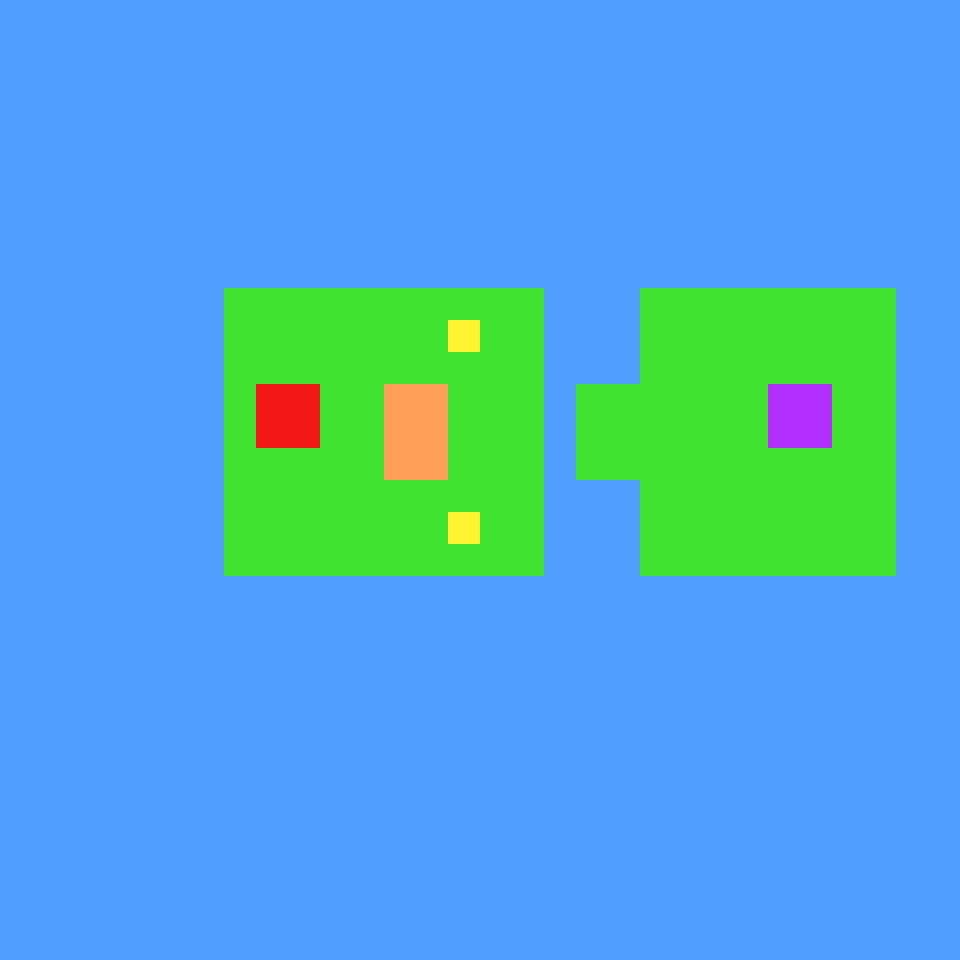

A 2D game scene composited from a Tiled map and its tileset images. What follows is a short description and the map's XML, with every tile layer's data as written:
An orthogonal 30x30 tile map with 32x32 px tiles, 1 tile layer (Tile Layer 1) and 8 objects (3x floor, 2x coin, wall, start, end).

<map version="1.0" orientation="orthogonal" renderorder="right-down" width="30" height="30" tilewidth="32" tileheight="32" nextobjectid="13">
 <tileset firstgid="1" name="block_tileset" tilewidth="32" tileheight="32" tilecount="9" columns="3">
  <image source="../../images/block_tileset.png" width="96" height="96" />
 </tileset>
 <layer name="Tile Layer 1" width="30" height="30">
  <data encoding="csv">
1,1,1,1,1,1,1,1,1,1,1,1,1,1,1,1,1,1,1,1,1,1,1,1,1,1,1,1,1,1,
1,1,1,1,1,1,1,1,1,1,1,1,1,1,1,1,1,1,1,1,1,1,1,1,1,1,1,1,1,1,
1,1,1,1,1,1,1,1,1,1,1,1,1,1,1,1,1,1,1,1,1,1,1,1,1,1,1,1,1,1,
1,1,1,1,1,1,1,1,1,1,1,1,1,1,1,1,1,1,1,1,1,1,1,1,1,1,1,1,1,1,
1,1,1,1,1,1,1,1,1,1,1,1,1,1,1,1,1,1,1,1,1,1,1,1,1,1,1,1,1,1,
1,1,1,1,1,1,1,1,1,1,1,1,1,1,1,1,1,1,1,1,1,1,1,1,1,1,1,1,1,1,
1,1,1,1,1,1,1,1,1,1,1,1,1,1,1,1,1,1,1,1,1,1,1,1,1,1,1,1,1,1,
1,1,1,1,1,1,1,1,1,1,1,1,1,1,1,1,1,1,1,1,1,1,1,1,1,1,1,1,1,1,
1,1,1,1,1,1,1,1,1,1,1,1,1,1,1,1,1,1,1,1,1,1,1,1,1,1,1,1,1,1,
1,1,1,1,1,1,1,3,3,3,3,3,3,3,3,3,3,1,1,1,3,3,3,3,3,3,3,3,1,1,
1,1,1,1,1,1,1,3,3,3,3,3,3,3,4,3,3,1,1,1,3,3,3,3,3,3,3,3,1,1,
1,1,1,1,1,1,1,3,3,3,3,3,3,3,3,3,3,1,1,1,3,3,3,3,3,3,3,3,1,1,
1,1,1,1,1,1,1,3,2,2,3,3,5,5,3,3,3,1,3,3,3,3,3,3,6,6,3,3,1,1,
1,1,1,1,1,1,1,3,2,2,3,3,5,5,3,3,3,1,3,3,3,3,3,3,6,6,3,3,1,1,
1,1,1,1,1,1,1,3,3,3,3,3,5,5,3,3,3,1,3,3,3,3,3,3,3,3,3,3,1,1,
1,1,1,1,1,1,1,3,3,3,3,3,3,3,3,3,3,1,1,1,3,3,3,3,3,3,3,3,1,1,
1,1,1,1,1,1,1,3,3,3,3,3,3,3,4,3,3,1,1,1,3,3,3,3,3,3,3,3,1,1,
1,1,1,1,1,1,1,3,3,3,3,3,3,3,3,3,3,1,1,1,3,3,3,3,3,3,3,3,1,1,
1,1,1,1,1,1,1,1,1,1,1,1,1,1,1,1,1,1,1,1,1,1,1,1,1,1,1,1,1,1,
1,1,1,1,1,1,1,1,1,1,1,1,1,1,1,1,1,1,1,1,1,1,1,1,1,1,1,1,1,1,
1,1,1,1,1,1,1,1,1,1,1,1,1,1,1,1,1,1,1,1,1,1,1,1,1,1,1,1,1,1,
1,1,1,1,1,1,1,1,1,1,1,1,1,1,1,1,1,1,1,1,1,1,1,1,1,1,1,1,1,1,
1,1,1,1,1,1,1,1,1,1,1,1,1,1,1,1,1,1,1,1,1,1,1,1,1,1,1,1,1,1,
1,1,1,1,1,1,1,1,1,1,1,1,1,1,1,1,1,1,1,1,1,1,1,1,1,1,1,1,1,1,
1,1,1,1,1,1,1,1,1,1,1,1,1,1,1,1,1,1,1,1,1,1,1,1,1,1,1,1,1,1,
1,1,1,1,1,1,1,1,1,1,1,1,1,1,1,1,1,1,1,1,1,1,1,1,1,1,1,1,1,1,
1,1,1,1,1,1,1,1,1,1,1,1,1,1,1,1,1,1,1,1,1,1,1,1,1,1,1,1,1,1,
1,1,1,1,1,1,1,1,1,1,1,1,1,1,1,1,1,1,1,1,1,1,1,1,1,1,1,1,1,1,
1,1,1,1,1,1,1,1,1,1,1,1,1,1,1,1,1,1,1,1,1,1,1,1,1,1,1,1,1,1,
1,1,1,1,1,1,1,1,1,1,1,1,1,1,1,1,1,1,1,1,1,1,1,1,1,1,1,1,1,1
</data>
 </layer>
 <objectgroup name="Floors">
  <object id="1" name="floor" x="225" y="291" width="320" height="283" />
  <object id="2" name="floor" x="579" y="388" width="70" height="94" />
  <object id="3" name="floor" x="642" y="292" width="249" height="282" />
 </objectgroup>
 <objectgroup name="Walls">
  <object id="6" name="wall" x="385" y="386" width="61" height="92" />
 </objectgroup>
 <objectgroup name="Locations">
  <object id="4" name="start" x="257" y="387" width="62" height="61" />
 </objectgroup>
 <objectgroup name="Exits">
  <object id="5" name="end" x="767" y="385" width="63" height="62" />
 </objectgroup>
 <objectgroup name="Coins">
  <object id="10" name="coin" x="448" y="320" width="30" height="29">
   <properties>
    <property name="notScalable" type="bool" value="false" />
   </properties>
  </object>
  <object id="12" name="coin" x="449" y="512" width="30" height="29" />
 </objectgroup>
</map>
